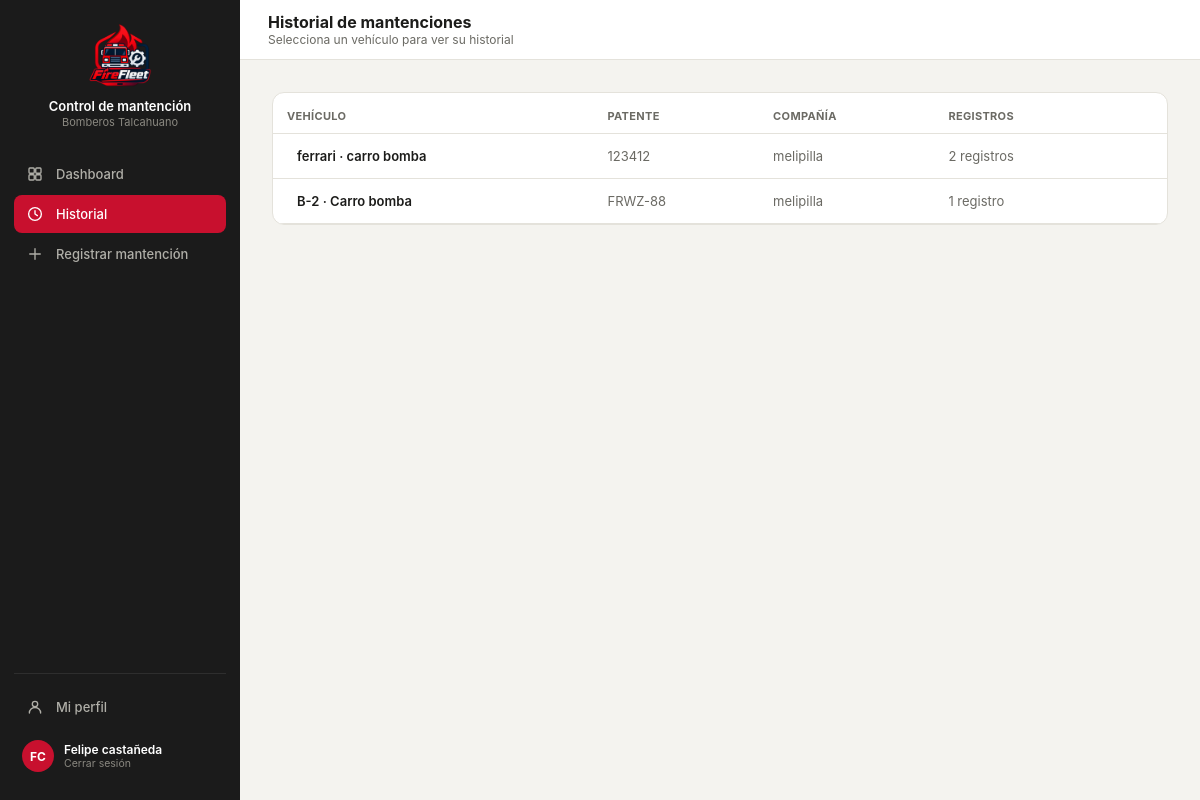
/historial/ (signed in), run on an earlier commit of the app's database.
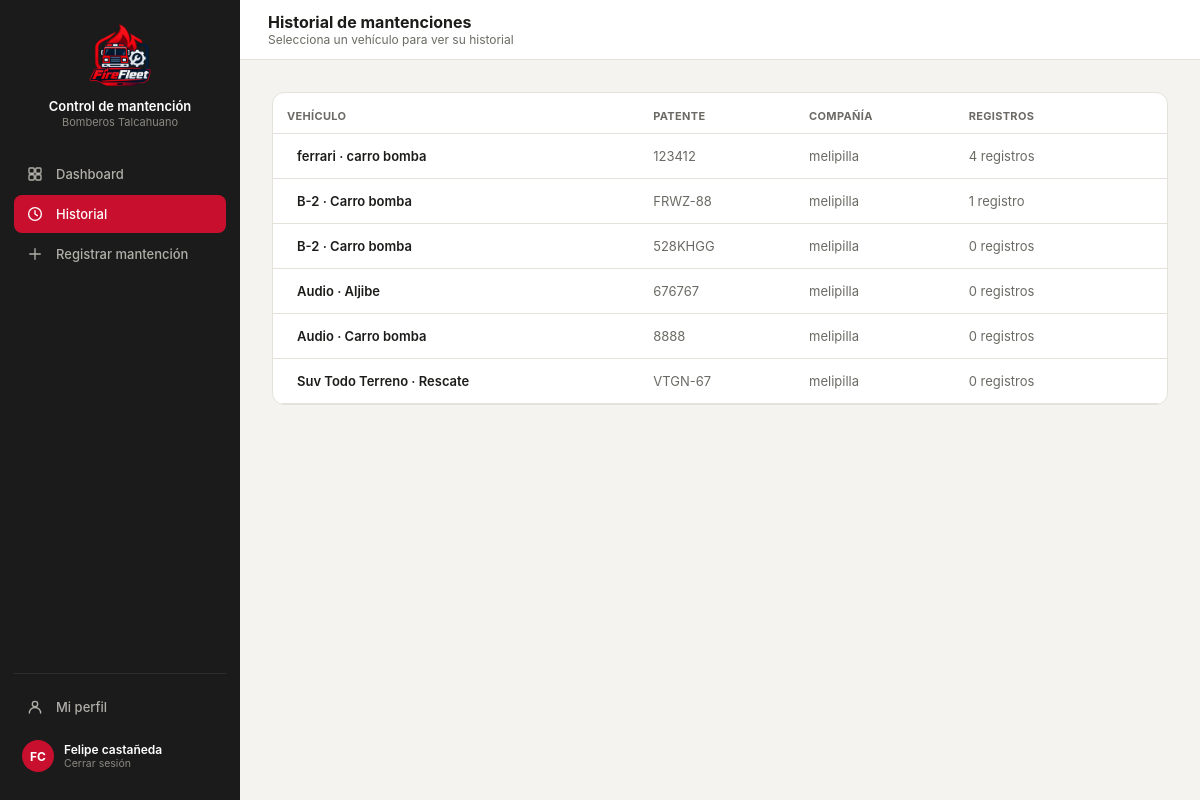
And on a later commit of the database.
### core/models.py (models this page shows, shortened)
class Vehiculo(models.Model):
    id_vehi = models.AutoField(primary_key=True)
    patente = models.CharField(max_length=10, unique=True, null=True, blank=True)
    tipo_v = models.CharField(max_length=50)
    modelo = models.CharField(max_length=80, blank=True)
    anio = models.IntegerField(null=True, blank=True, db_column="año")
    id_compania = models.ForeignKey(
        Compania, on_delete=models.PROTECT, db_column="id_compania", related_name="vehiculos",
    )
    estado = models.CharField(max_length=30, default="operativo")
    kilometraje = models.DecimalField(max_digits=10, decimal_places=2, default=0)
    proxima_mantencion = models.DateField(null=True, blank=True)
    class Meta:
        db_table = "vehiculo"

class Compania(models.Model):
    id_comp = models.AutoField(primary_key=True)
    nombre = models.CharField(max_length=100)
    direccion = models.CharField(max_length=200, blank=True, db_column="dirección")
    telefono = models.CharField(max_length=20, blank=True, db_column="teléfono")
    class Meta:
        db_table = "compania"
        verbose_name_plural = "Compañías"
    def __str__(self):
        return self.nombre

### core/views.py (the view)
# urls.py: path('historial/', views.historial, name='historial'),
@login_required(login_url='index')
def historial(request):
    vehiculos = Vehiculo.objects.select_related('id_compania').annotate(
        num_registros=Count('mantenciones')
    ).all()
    perfil_usuario = getattr(request.user, 'perfil', None)
    is_admin = request.user.is_superuser or bool(
        perfil_usuario and (perfil_usuario.rol or '').lower() == 'administrador'
    )
    if perfil_usuario:
        nombre = perfil_usuario.nombre
        rol = perfil_usuario.rol
        comp = str(perfil_usuario.id_compania) if perfil_usuario.id_compania else 'Sin Compañía'
    else:
        nombre = request.user.get_full_name() or request.user.username
        rol = ''
        comp = 'Sin Compañía'
    current_user_data = {
        'name': nombre,
        'rol': rol,
        'comp': comp,
        'initials': ''.join([palabra[0].upper() for palabra in nombre.split()[:2]]) or '??',
        'isAdmin': is_admin,
    }
    context = {
        'vehiculos': vehiculos,
        'current_user': current_user_data,
        'current_user_json': {'isAdmin': is_admin},
    }
    return render(request, 'core/historial.html', context)

### core/templates/core/historial.html (shortened to what this page needs)
{% load static %}
<!DOCTYPE html>
<html lang="es">
<head>
<link rel="stylesheet" href="https://cdnjs.cloudflare.com/ajax/libs/tabler-icons/2.44.0/iconfont/tabler-icons.min.css">
<link rel="stylesheet" href="{% static 'styles.css' %}">
</head>
<body>
<div class="layout">
  <div class="sidebar">
    <div class="sidebar-brand">
      <div class="logo"><img src="{% static 'imagenes/logo2.png' %}" alt="Logo Control de mantención"></div>
      <div><p class="t1">Control de mantención</p><p class="t2">Bomberos Talcahuano</p></div>
    </div>
    <a class="nav-item" href="{% url 'dashboard' %}">Dashboard</a>
    <a class="nav-item active" href="{% url 'historial' %}"><svg class="nav-icon" viewBox="0 0 24 24" fill="none" stroke="currentColor" stroke-width="1.8" stroke-linecap="round" stroke-linejoin="round"><circle cx="12" cy="12" r="8.5"/><polyline points="12 7.5 12 12 15.2 14.2"/></svg>Historial</a>
    <a class="nav-item" href="{% url 'registrar' %}"><svg class="nav-icon" viewBox="0 0 24 24" fill="none" stroke="currentColor" stroke-width="1.8" stroke-linecap="round" stroke-linejoin="round"><line x1="12" y1="5" x2="12" y2="19"/><line x1="5" y1="12" x2="19" y2="12"/></svg>Registrar mantención</a>
    <div class="sidebar-footer">
      <a class="nav-item" href="{% url 'perfil' %}"><svg class="nav-icon" viewBox="0 0 24 24" fill="none" stroke="currentColor" stroke-width="1.8" stroke-linecap="round" stroke-linejoin="round"><circle cx="12" cy="8" r="3.6"/><path d="M4.5 20c0-4.1 3.4-7.4 7.5-7.4s7.5 3.3 7.5 7.4"/></svg>Mi perfil</a>
      <a class="sidebar-user" href="{% url 'logout' %}" style="margin-top:6px; text-decoration:none;">
        <div class="av">{{ current_user.initials }}</div>
        <div><p class="name">{{ current_user.name }}</p><p class="role">Cerrar sesión</p></div>
      </a>
    </div>
  </div>
  <div class="main">
    <div class="topbar">
      <div style="display:flex; align-items:center; gap:12px;">
        <div><h2>Historial de mantenciones</h2><p class="crumb">Selecciona un vehículo para ver su historial</p></div>
      </div>
    </div>
    <div class="content" id="content">
      <div class="card" style="padding:0; overflow:hidden;">
        <table>
          <thead>
            <tr>
              <th>Vehículo</th>
              <th>Patente</th>
              <th>Compañía</th>
              <th>Registros</th>
              <th></th>
            </tr>
          </thead>
          <tbody>
            {% for v in vehiculos %}
           <tr class="clickable">
  <td style="font-weight:600;">
    <a href="{% url 'detalle' v.pk %}" style="text-decoration:none; color:inherit; display:flex; align-items:center; gap:10px;">
      {{ v.modelo }} · {{ v.tipo_v }}
    </a>
  </td>
  <td style="color:var(--text2);">{{ v.patente }}</td>
  <td style="color:var(--text2);">{{ v.id_compania.nombre|default:"Sin compañía" }}</td>
  <td style="color:var(--text2);">{{ v.num_registros }} registro{% if v.num_registros != 1 %}s{% endif %}</td>
  <td style="text-align:right; color:var(--text2);">
  </td>
</tr>
            {% empty %}
            <tr>
              <td colspan="5" style="text-align:center; padding: 20px; color:var(--text2);">No hay vehículos registrados en la base de datos.</td>
            </tr>
            {% endfor %}
          </tbody>
        </table>
      </div>
    </div>
  </div>
</div>
</body>
</html>

What changed in the data, as far as the page shows it:
computed for Vehiculo "ferrari": num_registros "2" → "4"
added Vehiculo: modelo "B-2", tipo_v "Carro bomba", patente "528KHGG", id_compania.nombre "melipilla", num_registros "0"
added Vehiculo: modelo "Audio", tipo_v "Aljibe", patente "676767", id_compania.nombre "melipilla", num_registros "0"
added Vehiculo: modelo "Audio", tipo_v "Carro bomba", patente "8888", id_compania.nombre "melipilla", num_registros "0"
added Vehiculo: modelo "Suv Todo Terreno", tipo_v "Rescate", patente "VTGN-67", id_compania.nombre "melipilla", num_registros "0"
